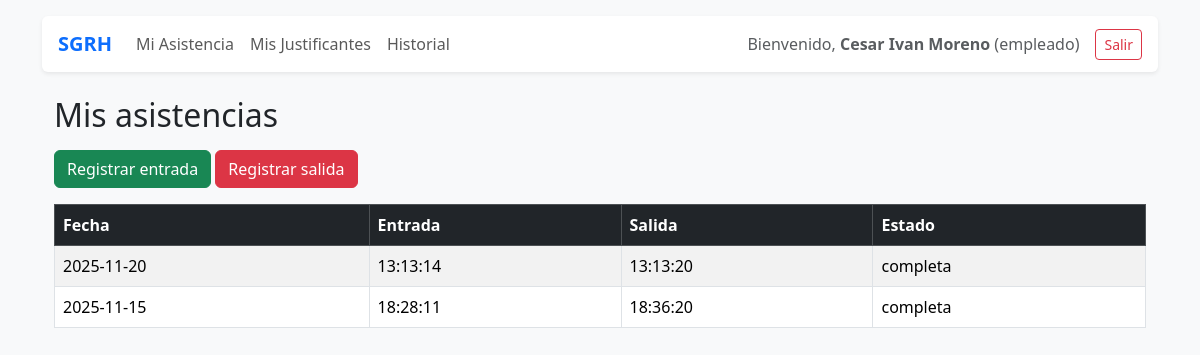
/public/?route=panel_asistencia (signed in), run on the app's committed database.
### tables this page shows
CREATE TABLE `asistencias` (
  `id` int(11) NOT NULL AUTO_INCREMENT,
  `empleado_id` int(11) NOT NULL,
  `fecha` date NOT NULL,
  `hora_entrada` time DEFAULT NULL,
  `hora_salida` time DEFAULT NULL,
  `estado` enum('pendiente','completa','justificada') DEFAULT 'pendiente',
  `created_at` timestamp NOT NULL DEFAULT current_timestamp(),
  `updated_at` timestamp NOT NULL DEFAULT current_timestamp() ON UPDATE current_timestamp(),
  PRIMARY KEY (`id`),
  UNIQUE KEY `uq_asistencia_fecha` (`empleado_id`,`fecha`),
  CONSTRAINT `fk_asistencia_empleado` FOREIGN KEY (`empleado_id`) REFERENCES `empleados` (`id`) ON DELETE CASCADE ON UPDATE CASCADE
);

### app/core/Controller.php (called while the page is built, shortened)
<?php
class Controller {
    protected function view(string $template, array $data = []) {
        extract($data);
        $viewPath = __DIR__ . '/../views/' . $template . '.php';
        include __DIR__ . '/../views/layout/header.php';
        include __DIR__ . '/../views/layout/nav.php';
        include $viewPath;
        include __DIR__ . '/../views/layout/footer.php';
    }
}

### app/controllers/AsistenciaController.php (called while the page is built, shortened)
<?php
require_once __DIR__ . '/../models/Asistencia.php';
class AsistenciaController extends Controller {
    public function panelEmpleado() {
        $empleado_id = Auth::user()['empleado_id'];
        $asistencias = Asistencia::getByEmpleado($empleado_id);
        return $this->view('asistencia/panel_empleado', compact('asistencias'));
    }
}

### app/models/Asistencia.php (called while the page is built, shortened)
<?php
class Asistencia {
public static function getByEmpleado($empleado_id) {
    $db = Database::getInstance();
    $stmt = $db->prepare("SELECT * FROM asistencias WHERE empleado_id = ? ORDER BY fecha DESC");
    $stmt->execute([$empleado_id]);
    return $stmt->fetchAll();
}
}

### app/views/asistencia/panel_empleado.php (the view)
<?php require_once __DIR__ . '/../layout/header.php'; ?>
<?php require_once __DIR__ . '/../layout/nav.php'; ?>
<div class="container mt-4">
    <h2 class="mb-3">Mis asistencias</h2>
   <a href="?route=asistencia_entrada" class="btn btn-success mb-3">Registrar entrada</a>
<a href="?route=asistencia_salida" class="btn btn-danger mb-3">Registrar salida</a>
    <?php if (empty($asistencias)): ?>
        <div class="alert alert-info">Aún no tienes registros de asistencia.</div>
    <?php else: ?>
        <table class="table table-bordered table-striped">
            <thead class="table-dark">
                <tr>
                    <th>Fecha</th>
                    <th>Entrada</th>
                    <th>Salida</th>
                    <th>Estado</th>
                </tr>
            </thead>
            <tbody>
                <?php foreach ($asistencias as $a): ?>
                    <tr>
                        <td><?= $a['fecha'] ?></td>
                        <td><?= $a['hora_entrada'] ?></td>
                        <td><?= $a['hora_salida'] ?></td>
                        <td><?= $a['estado'] ?></td>
                    </tr>
                <?php endforeach; ?>
            </tbody>
        </table>
    <?php endif; ?>
</div>

### data on the page
asistencias: fecha "2025-11-20", hora_entrada "13:13:14", hora_salida "13:13:20", estado "completa"
asistencias: fecha "2025-11-15", hora_entrada "18:28:11", hora_salida "18:36:20", estado "completa"

### other printed values
$u['name'] "Cesar Ivan Moreno"
$u['role'] "empleado"
